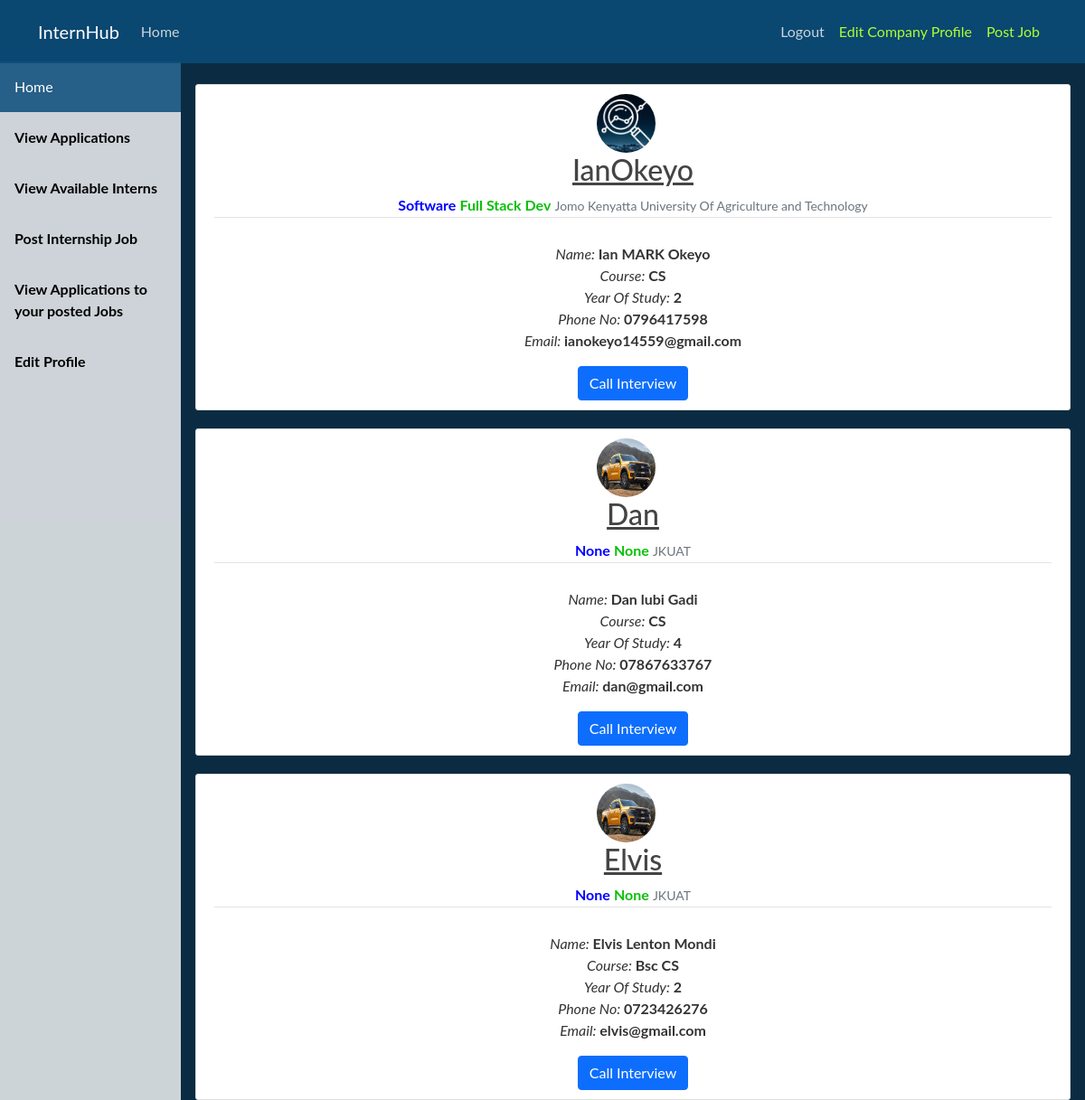
The page /company/view-interns (signed in) on the database its author committed.
### student/models.py (models this page shows, shortened)
class Student(models.Model):
    user = models.OneToOneField(User, on_delete=models.CASCADE)
    middleName = models.CharField(max_length=200, null=True)
    phoneNo = models.CharField(max_length=14, null=True)
    school = models.CharField(max_length=255, null=False)
    course = models.CharField(max_length=255, null=False)
    yearOfStudy = models.CharField(max_length=10, null=False)
    headline = models.CharField(max_length=50, null=True)
    field = models.CharField(max_length=50, null=True)
    profilePic = models.ImageField(default='default.jpg', upload_to='profile_pics')

### company/views.py (the view)
# urls.py: path('view-interns', views.ListAvailableIternsView.as_view(), name='company-view-interns')
class ListAvailableIternsView(LoginRequiredMixin, ListView):
    model = Student
    template_name = 'company/view_available_interns.html'
    context_object_name = 'Interns'
    paginate_by = 5

### company/templates/company/view_available_interns.html (shortened to what this page needs)
{% extends 'company/dashboard_base.html' %}
{% block body %}
<br>
{% for intern in Interns %}
    <article class="media content-section">
        <img  class="rounded-circle article-img" src="{{ intern.profilePic.url }}" >
        <div class="media-body">
            <h2><a class="article-title" href="#">{{ intern.user.username }}</a></h2>
            <div class="article-metadata">
                <b style="color: blue;" >{{ intern.field }}</b>
                <b style="color: #09c009;" >{{ intern.headline }}</b>
                <small class="text-muted">{{ intern.school }}</small>
            </div>
            <p class="article-content">
                <i>Name: </i> <b>{{ intern.user.first_name }} {{ intern.middleName }} {{ intern.user.last_name }}</b>
                <i>Course: </i> <b>{{ intern.course }}</b>
                <i>Year Of Study: </i> <b>{{ intern.yearOfStudy }}</b>
                <i>Phone No: </i> <b>{{ intern.phoneNo }}</b>
                <i>Email: </i> <b>{{ intern.user.email }}</b>
            </p>
            <a class="btn btn-primary" href="#" role="button">Call Interview</a>
        </div>
    </article>
    {% endfor %}
{% endblock %}

### Intern/static/Intern/main.css (style rules this page uses)
body { background: #fafafa; color: #333333; margin-top: 5rem; }
h1, h2, h3, h4, h5, h6 { color: #444444; }
.content-section { background: #ffffff; padding: 10px 20px; border: 1px solid #dddddd; border-radius: 3px; margin-bottom: 20px; }
.article-title { color: #444444; }
.article-content { white-space: pre-line; }
.article-img { height: 65px; width: 65px; margin-right: 16px; }
.article-metadata { padding-bottom: 1px; margin-bottom: 4px; border-bottom: 1px solid #e3e3e3 }

### company/templates/company/dashboard_base.html (style rules this page uses)
body { margin: 0; font-family: "Lato", sans-serif; }

### rows shown on the page
Student: profilePic (picture), user.username "IanOkeyo", field "Software", headline "Full Stack Dev", school "Jomo Kenyatta University Of Agriculture and Technology", user.first_name "Ian", middleName "MARK", user.last_name "Okeyo", course "CS", yearOfStudy "2", phoneNo "0796417598", user.email "ianokeyo14559@gmail.com"
Student: profilePic (placeholder picture), user.username "Dan", field "None", headline "None", school "JKUAT", user.first_name "Dan", middleName "lubi", user.last_name "Gadi", course "CS", yearOfStudy "4", phoneNo "07867633767", user.email "dan@gmail.com"
Student: profilePic (placeholder picture), user.username "Elvis", field "None", headline "None", school "JKUAT", user.first_name "Elvis", middleName "Lenton", user.last_name "Mondi", course "Bsc CS", yearOfStudy "2", phoneNo "0723426276", user.email "elvis@gmail.com"
